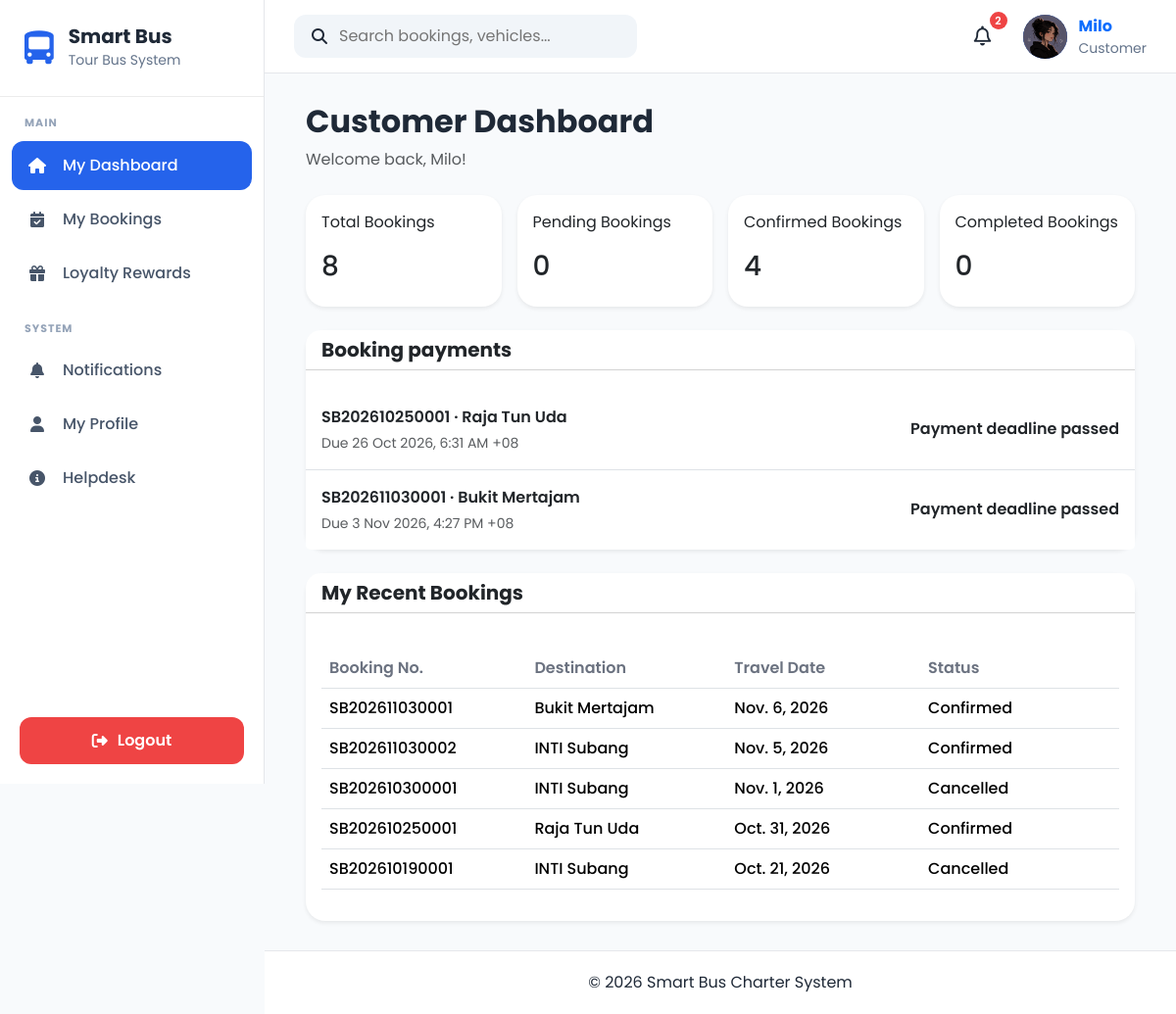
Page /dashboard/customer/ (signed in) on the earlier database version.
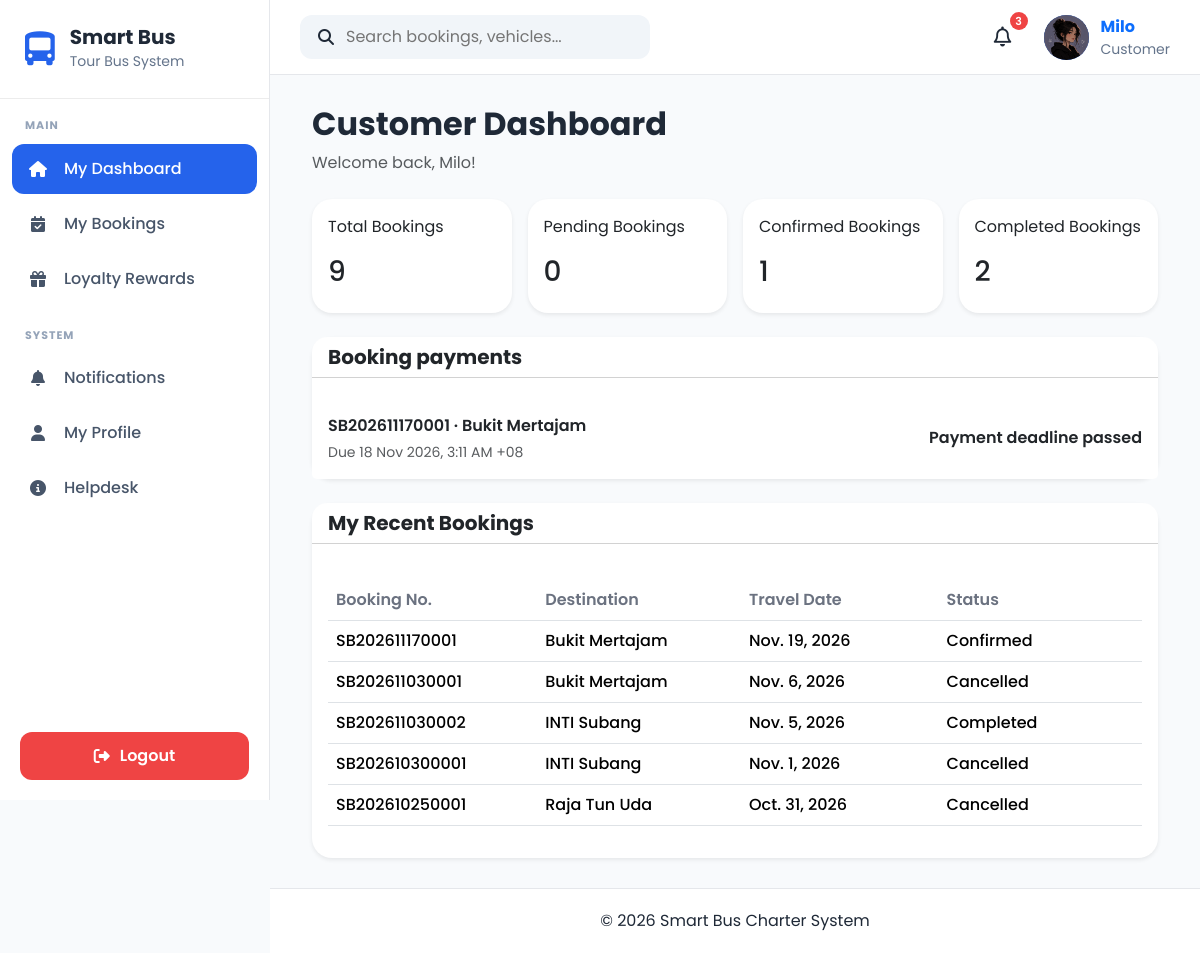
Same page on the later database version.
### apps/bookings/models.py (models this page shows, shortened)
class Booking(models.Model):
    STATUS_CHOICES = [
        ("Pending", "Pending"),
        ("Confirmed", "Confirmed"),
        ("Completed", "Completed"),
        ("Cancelled", "Cancelled"),
    ]
    PAYMENT_CHOICES = [
        ("Pending", "Pending"),
        ("Paid", "Paid"),
        ("Refunded", "Refunded"),
    ]
    booking_number = models.CharField(
        max_length=20,
        unique=True,
        blank=True,
    )
    customer = models.ForeignKey(
        Customer,
        on_delete=models.CASCADE,
        related_name="bookings",
    )
    vehicle = models.ForeignKey(
        Vehicle,
            on_delete=models.PROTECT,
            related_name="bookings",
            null=True,
            blank=True,
        )
    driver = models.ForeignKey(
            Driver,
            on_delete=models.PROTECT,
            related_name="bookings",
            null=True,
            blank=True,
        )
    pickup_location = models.CharField(max_length=150)
    destination = models.CharField(max_length=150)
    travel_date = models.DateField()
    departure_time = models.TimeField()
    return_date = models.DateField(
        blank=True,
        null=True,
    )
    passenger_count = models.PositiveIntegerField(
        validators=[
            MinValueValidator(1),
            MaxValueValidator(42),
        ],
        help_text="Maximum 42 passengers. Two seats are reserved for the tour guide and additional driver.",
    )
    total_price = models.DecimalField(
        max_digits=10,
        decimal_places=2,
        default=0,
    )
    booking_status = models.CharField(
        max_length=20,
        choices=STATUS_CHOICES,
        default="Pending",
    )
    payment_status = models.CharField(
        max_length=20,
        choices=PAYMENT_CHOICES,
        default="Pending",
    )
    approval_time = models.DateTimeField(
        null=True,
        blank=True,
        help_text="Date and time the booking was approved."
    )
    payment_deadline = models.DateTimeField(
        null=True,
        blank=True,
        help_text="Deadline for completing payment."
    )
    rejection_reason = models.TextField(
        blank=True,
        default="",
        help_text="Reason provided when the booking is rejected."
    )
    travel_reminder_sent_at = models.DateTimeField(
        null=True,
        blank=True,
        help_text="Date and time the travel details email was sent."
    )
    remarks = models.TextField(
        blank=True,
    )
    created_at = models.DateTimeField(
        default=timezone.now,
    )
    updated_at = models.DateTimeField(
        auto_now=True,
    )
    cancelled_at = models.DateTimeField(
        null=True,
        blank=True
    )
    cancellation_charge_percentage = models.DecimalField(
        max_digits=5,
        decimal_places=2,
        default=0
    )
    cancellation_charge = models.DecimalField(
        max_digits=10,
        decimal_places=2,
        default=0
    )
    refund_amount = models.DecimalField(
        max_digits=10,
        decimal_places=2,
        default=0
    )
    refund_status = models.CharField(
        max_length=20,
        choices=[
            ("Not Required", "Not Required"),
            ("Pending", "Pending"),
            ("Partially Refunded", "Partially Refunded"),
            ("Refunded", "Refunded"),
            ("Failed", "Failed"),
        ],
        default="Not Required"
    )
    original_price = models.DecimalField(
        max_digits=10,
        decimal_places=2,
        null=True,
        blank=True
    )
    loyalty_discount = models.DecimalField(
        max_digits=10,
        decimal_places=2,
        default=0
    )
    loyalty_reward = models.ForeignKey(
        "loyalty.LoyaltyReward",
        on_delete=models.SET_NULL,
        null=True,
        blank=True,
        related_name="bookings"
    )
    class Meta:
        ordering = ["-travel_date", "-created_at"]

### apps/dashboard/views.py (the view)
@login_required
def customer_dashboard(request):
    profile = getattr(request.user, "profile", None)
    if not profile or profile.role != "Customer":
        raise PermissionDenied("Access denied.")
    bookings = (
        Booking.objects
        .filter(customer__user=request.user)
        .order_by("-travel_date")
    )
    now = timezone.now()
    paid_payments = Payment.objects.filter(booking_id=OuterRef("pk"), payment_status="Paid")
    awaiting_payment = list(bookings.filter(
        booking_status="Confirmed", payment_status="Pending", total_price__gt=0,
    ).filter(~Exists(paid_payments)))
    for booking in awaiting_payment:
        booking.payment_due_at = booking.payment_deadline or booking.departure_datetime
        booking.payment_expired = booking.payment_due_at <= now
    awaiting_payment.sort(key=lambda booking: (booking.payment_expired, booking.payment_due_at))
    context = {
        "total_bookings": bookings.count(),
        "pending_bookings": bookings.filter(
            booking_status="Pending"
        ).count(),
        "confirmed_bookings": bookings.filter(
            booking_status="Confirmed"
        ).count(),
        "completed_bookings": bookings.filter(
            booking_status="Completed"
        ).count(),
        "recent_bookings": bookings[:5],
        "awaiting_payment": awaiting_payment,
        "payment_countdown_started_at": now,
    }
    return render(
        request,
        "dashboard/customer_dashboard.html",
        context,
    )

### apps/accounts/context_processors.py (called while the page is built)
def user_role(request):
    role = None
    if request.user.is_authenticated:
        try:
            role = request.user.profile.role
        except Exception:
            role = None
    return {
        "user_role": role
    }

### apps/notifications/context_processors.py (called while the page is built)
def notification_context(request):
    if not request.user.is_authenticated:
        return {}
    notifications = (
        NotificationRecipient.objects
        .filter(user=request.user)
        .select_related("notification")
        .order_by("-notification__created_at")[:5]
    )
    unread_count = (
        NotificationRecipient.objects
        .filter(
            user=request.user,
            is_read=False
        )
        .count()
    )
    return {
        "navbar_notifications": notifications,
        "unread_notifications": unread_count,
    }

### templates/dashboard/customer_dashboard.html (shortened to what this page needs)
{% extends "layouts/base.html" %}
{% load static %}
{% block content %}
<div class="container-fluid">
    <h2 class="fw-bold mb-2">Customer Dashboard</h2>
    <p class="text-muted mb-4">
        Welcome back, {{ request.user.username }}!
    </p>
    <div class="row g-3 mb-4">
        <div class="col-md-3">
            <div class="card shadow-sm border-0 p-3">
                <p>Total Bookings</p>
                <h3>{{ total_bookings }}</h3>
            </div>
        </div>
        <div class="col-md-3">
            <div class="card shadow-sm border-0 p-3">
                <p>Pending Bookings</p>
                <h3>{{ pending_bookings }}</h3>
            </div>
        </div>
        <div class="col-md-3">
            <div class="card shadow-sm border-0 p-3">
                <p>Confirmed Bookings</p>
                <h3>{{ confirmed_bookings }}</h3>
            </div>
        </div>
        <div class="col-md-3">
            <div class="card shadow-sm border-0 p-3">
                <p>Completed Bookings</p>
                <h3>{{ completed_bookings }}</h3>
            </div>
        </div>
    </div>
    {% if awaiting_payment %}
        <section class="card shadow-sm border-0 mb-4" data-payment-countdowns data-server-time="{{ payment_countdown_started_at|date:'U' }}">
            <div class="card-header bg-white">
                <h5 class="fw-bold mb-0">Booking payments</h5>
            </div>
            <ul class="list-group list-group-flush">
                {% for booking in awaiting_payment %}
                    <li class="list-group-item d-flex flex-wrap justify-content-between align-items-center gap-3 p-3"
                        data-payment-deadline="{{ booking.payment_due_at|date:'U' }}">
                        <div>
                            <p class="fw-semibold mb-1">{{ booking.booking_number }} · {{ booking.destination }}</p>
                            <p class="text-muted small mb-0">Due {{ booking.payment_due_at|date:"j M Y, g:i A T" }}</p>
                        </div>
                        <div class="d-flex flex-wrap align-items-center gap-3">
                            <span class="fw-semibold" data-payment-time-left>{{ booking.payment_expired|yesno:"Payment deadline passed," }}</span>
                        </div>
                    </li>
                {% endfor %}
            </ul>
        </section>
    {% endif %}
    <div class="card shadow-sm border-0">
        <div class="card-header bg-white">
            <h5 class="fw-bold mb-0">My Recent Bookings</h5>
        </div>
        <div class="card-body table-responsive">
            <table class="table table-hover">
                <thead>
                    <tr>
                        <th>Booking No.</th>
                        <th>Destination</th>
                        <th>Travel Date</th>
                        <th>Status</th>
                    </tr>
                </thead>
                <tbody>
                    {% for booking in recent_bookings %}
                    <tr>
                        <td>{{ booking.booking_number }}</td>
                        <td>{{ booking.destination }}</td>
                        <td>{{ booking.travel_date }}</td>
                        <td>{{ booking.booking_status }}</td>
                    </tr>
                    {% empty %}
                    <tr>
                        <td colspan="4" class="text-center text-muted">
                            No bookings found.
                        </td>
                    </tr>
                    {% endfor %}
                </tbody>
            </table>
        </div>
    </div>
</div>
{% endblock %}

### templates/components/navbar.html (shortened to what this page needs)
{% load static %}
<nav class="navbar-custom">
    <div class="navbar-left">
        <div class="search-box">
            <i class="fa-solid fa-magnifying-glass"></i>
            <input
                type="text"
                placeholder="Search bookings, vehicles..."
            >
        </div>
    </div>
    <div class="navbar-right">
            <div class="notification-icon">
                <button
                    class="notification-btn"
                    id = "notificationBtn">
                    <i class="fa-regular fa-bell"></i>
                    <span
                        class="notification-count"
                        id="notificationCount"
                         {% if unread_notifications == 0 %}style="display:none;"{% endif %}>
                        {{ unread_notifications }}
                    </span>
                </button>
            </div>
        <a href="{% url 'accounts:profile' %}" class="profile-link">
            <div class="profile-menu">
                {% if request.user.profile.profile_picture %}
                    <img
                        src="{{ request.user.profile.profile_picture.url }}"
                        alt="Profile Picture"
                        class="profile-avatar profile-image"
                    >
                {% else %}
                    <div class="profile-avatar">
                        {{ request.user.username|first|upper }}
                    </div>
                {% endif %}
                <div class="profile-info">
                    <strong>{{ request.user.username }}</strong>
                    <small>
                        {{ request.user.profile.role|default:"User" }}
                    </small>
                </div>
            </div>
        </a>
    </div>
</nav>

Differences in the rows shown:
no longer on one of the page's lists (row edited): Booking: booking_number "SB202611030001", destination "Bukit Mertajam", payment_due_at "3 Nov 2026, 4:27 PM +08"
no longer on this page (row unchanged): Booking: booking_number "SB202610190001", destination "INTI Subang", travel_date "Oct. 21, 2026", booking_status "Cancelled", shown under "My Recent Bookings"
no longer on one of the page's lists (row edited): Booking: booking_number "SB202610250001", destination "Raja Tun Uda", payment_due_at "26 Oct 2026, 6:31 AM +08"
added Booking: booking_number "SB202611170001", destination "Bukit Mertajam", payment_due_at "18 Nov 2026, 3:11 AM +08", travel_date "Nov. 19, 2026", booking_status "Confirmed"
changed Booking "SB202611030001": booking_status "Confirmed" → "Cancelled"
changed Booking "SB202611030002": booking_status "Confirmed" → "Completed"
changed Booking "SB202610250001": booking_status "Confirmed" → "Cancelled"
Other differences:
{{ unread_notifications }}: "2" → "3"
{{ total_bookings }}: "8" → "9"
{{ confirmed_bookings }}: "4" → "1"
{{ completed_bookings }}: "0" → "2"
